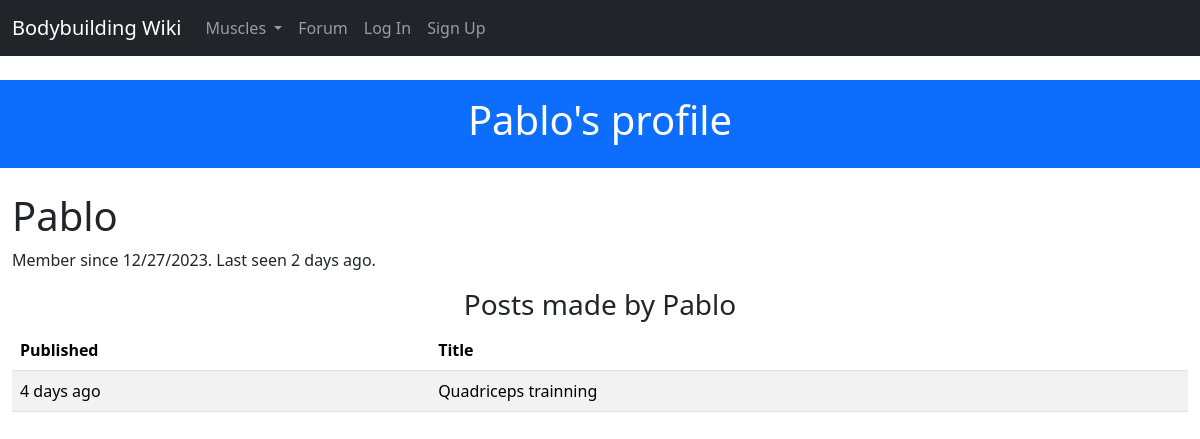
Page /auth/user/Pablo on the earlier database version.
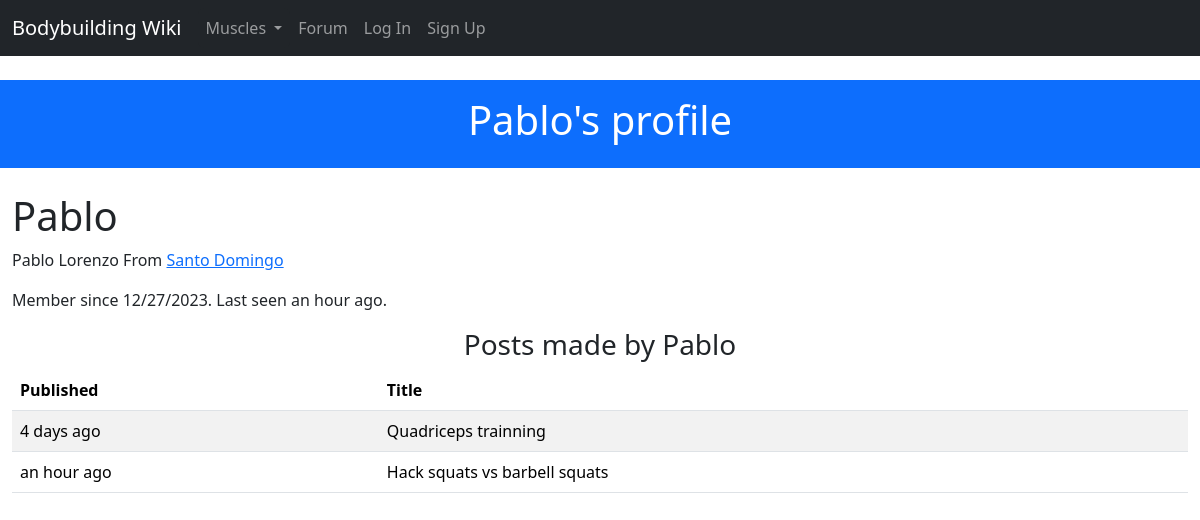
Same page on the later database version.
### project/auth/models.py (models this page shows, shortened)
class User(UserMixin, db.Model):
    __tablename__ = 'users'
    id = db.Column(db.Integer, primary_key=True)
    username = db.Column(db.String(64), unique=True, index=True)
    email = db.Column(db.String(64), unique=True, index=True)
    role_id = db.Column(db.Integer, db.ForeignKey('roles.id'))
    name = db.Column(db.String(64))
    location = db.Column(db.String(64))
    about_me = db.Column(db.Text())
    member_since = db.Column(db.DateTime(), default=datetime.utcnow) # datetime.utcnow is missing the () at the end. This is because the default argument in db.Column() can take a function as a value.
    last_seen = db.Column(db.DateTime(), default=datetime.utcnow)
    password_hash = db.Column(db.String(128))
    posts = db.relationship('Post', backref='author', lazy='dynamic')
    comments = db.relationship('Comment', backref='author', lazy='dynamic')
    papers_saved = db.relationship('PaperSaved', lazy='dynamic')
    def can(self, perm):
        return self.role is not None and self.role.has_permission(perm)
    @property
    def password(self):
        raise AttributeError('password is not a readable attribute')

### project/forum/models.py (models this page shows)
class Post(db.Model):
 __tablename__ = 'posts'
 id = db.Column(db.Integer, primary_key=True)
 title = db.Column(db.String(50))
 body = db.Column(db.Text)
 timestamp = db.Column(db.DateTime, index=True, default=datetime.utcnow)
 author_id = db.Column(db.Integer, db.ForeignKey('users.id'))
 comments = db.Relationship('Comment', backref='post', lazy='dynamic')

### project/auth/views.py (the view)
@auth.route('/user/<username>')
def user_detail(username):
    user_profile = User.query.filter_by(username=username).first_or_404()
    return render_template('auth/user.html', user_profile=user_profile)

### project/auth/models.py (called while the page is built)
    def is_admin(self):
        return False

### project/auth/views.py (called while the page is built)
@auth.before_request
def before_request():
    if current_user.is_authenticated:
        current_user.ping()

### project/main/__init__.py (called while the page is built)
@main.app_context_processor
def inject_user():
    return dict(user=current_user or None)

@main.app_context_processor
def inject_permissions():
    return dict(Permission=Permission)

@main.app_context_processor
def inject_muscles():
    return dict(muscles=Muscle.query.all())

### project/templates/auth/user.html (shortened to what this page needs)
{% extends "base.html" %}
{% block header %}
    {% if user_profile == user %}
        Your profile
    {% else %}
        {{ user_profile.username }}'s profile
    {% endif %}
{% endblock header %}
{% block content %}
    <div class="page-header">
        <h1>{{ user_profile.username }}</h1>
        {% if user_profile.name or user_profile.location %}
        <p>
            {% if user_profile.name %}{{ user_profile.name }}{% endif %}
            {% if user_profile.location %}
                From <a href="http://maps.google.com/?q={{ user.location }}">
                        {{ user_profile.location }}
                    </a>
            {% endif %}
        </p>
        {% endif %}
        <p>
            Member since {{ moment(user_profile.member_since).format('L') }}.
            Last seen {{ moment(user_profile.last_seen).fromNow() }}.
        </p>
    </div>
    {% if user_profile.posts %}
        <h3 class="text-center">Posts made by {{user_profile.username }}</h3>
        <table class="table table-striped table-hover">
            <thead>
                <th scope="col">Published</th>
                <th scope="col">Title</th>
            </thead>
            <tbody>
                {% for post in user_profile.posts %}
                <tr scope="row">
                    <td>{{ moment(post.timestamp).fromNow() }}</td>
                    <td>{{post.title}}</td>
                </tr>
                {% endfor %}
            </tbody>
        </table>
    {% endif %}
{% endblock %}

### project/templates/base.html (shortened to what this page needs)
<!DOCTYPE html>
<html lang="en">
  <head>
    <link href="https://cdn.jsdelivr.net/npm/bootstrap@5.3.2/dist/css/bootstrap.min.css" rel="stylesheet">
    <link href="{{ url_for('static', filename='css/arnold.css' )}}" rel="stylesheet">
  </head>
  <body>
    {% block navbar %}
      <nav class="navbar navbar-expand-lg navbar-dark bg-dark">
        <div class="container-fluid">
                <a class="navbar-brand" href="{{url_for('main.index')}}">Bodybuilding Wiki</a>
            <div class="collapse navbar-collapse" id="navbarCollapse">
                <ul class="navbar-nav me-auto mb-2 mb-md-0">
                    <li class="nav-item">
                        <div class="dropdown">
                            <a class=" nav-link btn btn-dark dropdown-toggle bg-dark" href="#" role="button" data-bs-toggle="dropdown" aria-expanded="false">
                              Muscles
                            </a>
                          </div>
                    </li>
                    <li class="nav-item">
                        <a class="nav-link" href="{{ url_for('forum.index') }}">Forum</a>
                    </li>
                    {% if user.is_authenticated %}
                    <li class="nav-item">
                        <a class="nav-link" href="{{ url_for('auth.user_detail', username=current_user.username) }}">
                        Profile
                        </a>
                    </li>
                    <li class="nav-item">
                        <a class="nav-link" href="{{ url_for('search.my_articles') }}">Saved articles</a>
                    </li>
                    {% else %}
                    <li class="nav-item">
                        <a class="nav-link" href="{{url_for('auth.login')}}">Log In</a>
                    </li>
                    <li class="nav-item">
                        <a class="nav-link" href="{{url_for('auth.signup')}}">Sign Up</a>
                    </li>
                    {% endif %}
                </ul>
            </div>
        </div>
    </nav>
  {% endblock navbar %}
  <div class="container-fluid bg-primary mt-4 text-white py-3 text-center">
      <h1 class="display-6">{% block header %}Bodybuilding Wiki{% endblock header %}</h1>
  </div>
  <div class="container-fluid mt-4">
        {% block content %}
        {% endblock content %}
  </div>
  </body>
</html>

Differences in the rows shown:
changed User "Pablo": name (not shown) → "Pablo Lorenzo"; location (not shown) → "Santo Domingo"; last_seen "2 days ago" → "an hour ago"
added Post: timestamp "an hour ago", title "Hack squats vs barbell squats"
Other differences:
text now shown: "From"
